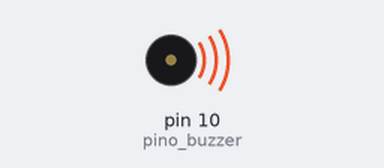
A sketch run on a simulated Arduino Uno, built with avr-gcc and run on an emulated ATmega328P. Shown: buzzer (waves = sounding).

Above: at 0.2 s.
At 4.5 s:
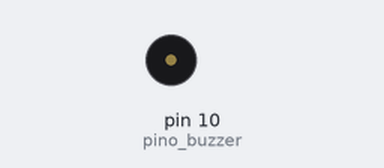
Timing chart, 0 to 7.2 s (numbered marks = the images above):
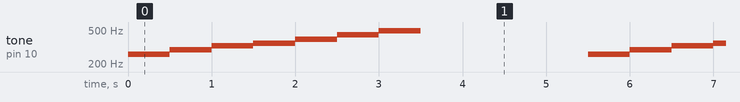

Measured:
- by itself, tone on pin 10 (pino_buzzer): repeats every 5.5 s: 293 Hz 0.50 s, 329 Hz 0.50 s, 349 Hz 0.50 s, 391 Hz 0.50 s, 440 Hz 0.50 s, 493 Hz 0.50 s, silent 2.0 s, 261 Hz 0.50 s

The sketch:

piano.ino
```cpp
  /*******************************************************************************
  * Kit Iniciante para Arduino v8 - Projeto Piano 1
  * Reproduzir notas músicais em um buzzer.
  *******************************************************************************/

  const int pino_buzzer = 10; // pino onde o buzzer está conectado

  // Frequências de cada nota musical
  const int c = 261; // Dó
  const int d = 293; // Ré
  const int e = 329; // Mi
  const int f = 349; // Fá
  const int g = 391; // Sol
  const int a = 440; // Lá
  const int b = 493; // Si

void setup() {
  pinMode(pino_buzzer, OUTPUT); // configura o pino com o buzzer como saída
}

void loop() {
  // Toca a nota Dó por 1 segundo
  tone(pino_buzzer, c);
  delay(500);

  // Toca a nota Ré por 1 segundo
  tone(pino_buzzer, d);
  delay(500);

  // Toca a nota Mi por 1 segundo
  tone(pino_buzzer, e);
  delay(500);

  // Toca a nota Fá por 1 segundo
  tone(pino_buzzer, f);
  delay(500);

  // Toca a nota Sol por 1 segundo
  tone(pino_buzzer, g);
  delay(500);

  // Toca a nota Lá por 1 segundo
  tone(pino_buzzer, a);
  delay(500);

  // Toca a nota Si por 1 segundo
  tone(pino_buzzer, b);
  delay(500);

  // Desliga o buzzer por 2 segundos
  noTone(pino_buzzer);
  delay(2000);
}
```
